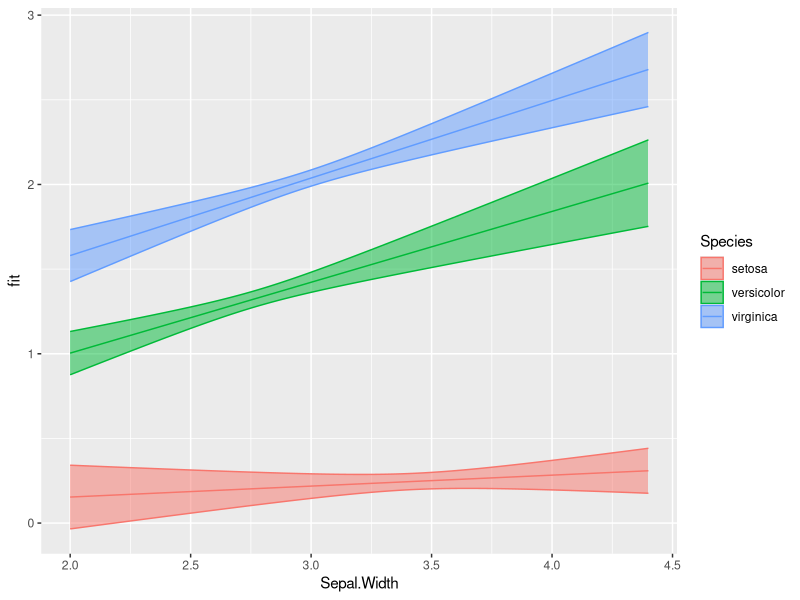

This figure's R source: (Note: this script raises an error after producing the figure.)
## ---- chunk 1
library(tidyverse)
## ---- chunk 2
m0 <- lm(Petal.Width ~ Sepal.Width + Species, data = iris)
summary(m0)
## ---- chunk 3
m1 <- lm(Petal.Width ~ Sepal.Width * Species, data = iris)
summary(m1)
## ---- chunk 4
# set up fake data for plotting
plot_dat <- expand_grid(Species = unique(iris$Species),
                        Sepal.Width = seq(min(iris$Sepal.Width),
                                          max(iris$Sepal.Width),
                                          by = 0.01))
## generate expected values and CI
yhat <- predict(m1, newdata = plot_dat,
                interval = "confidence")
## attach yhat to plot_dat
plot_dat <- plot_dat |> 
  bind_cols(yhat)
## plot it
ggplot(plot_dat,
       aes(x = Sepal.Width, y = fit, ymin = lwr, ymax = upr,
           color = Species, fill = Species)) + 
  geom_line() + 
  geom_ribbon(alpha = 0.5)
## ---- chunk 5
p0 <- lm(flipper_len ~ body_mass + species, data = penguins)
summary(p0)
## ---- chunk 6
p1 <- lm(flipper_len ~ body_mass * species, data = penguins)
summary(p1)
## ---- chunk 7
p2 <- lm(flipper_len ~ body_mass * species * sex, data = penguins)
summary(p2)
## ---- chunk 8
## set up the fake data for plotting
plot_dat <- expand_grid(body_mass = seq(
  min(penguins$body_mass, na.rm=T), 
  max(penguins$bodygit_mass, na.rm=T), by = 1),
  sex = unique(penguins$sex),
  species = unique(penguins$species))
## generate expected values and CI
yhat <- predict(p2, newdata = plot_dat, interval = "confidence")
## attach
plot_dat <- plot_dat |> 
  bind_cols(yhat)
## visualize
ggplot(plot_dat,
       aes(x = body_mass, y = fit, ymin = lwr, ymax = upr,
           color = sex, fill = sex)) + 
  geom_line() + 
  geom_ribbon(alpha = 0.5) + 
  facet_wrap(~species)
